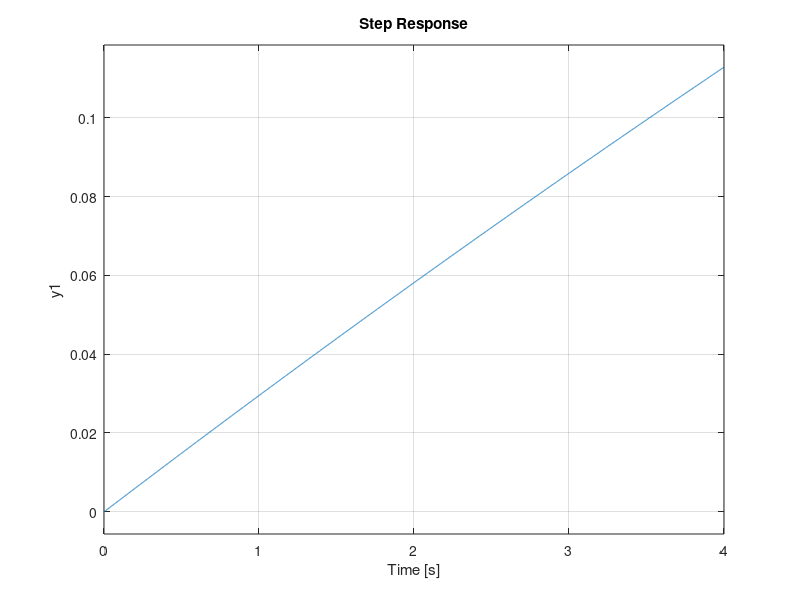

Write MATLAB code to recreate this figure.
clc, clear;
close all;

s = tf('s');

%Define Plant
G = 0.03 / (0.001*s^2 + 1.00003*s + 0.0309);

step(G);   %Plot Step Response
